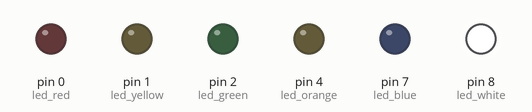
A sketch run on a simulated Arduino Uno, built with avr-gcc and run on an emulated ATmega328P. Shown: output pins drawn as LEDs (lit = HIGH).

Above: at 1.0 s.
At 3.0 s:
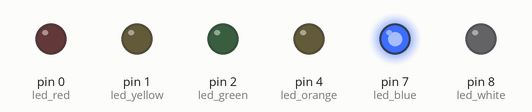
At 5.0 s:
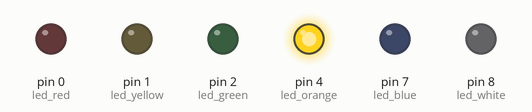
At 7.0 s:
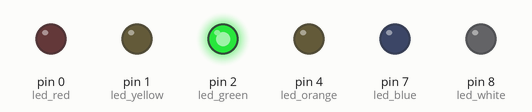
At 9.0 s:
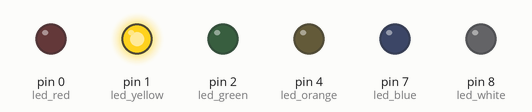
At 11.0 s:
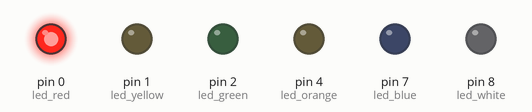
Timing chart, 0 to 15.6 s (numbered marks = the images above):
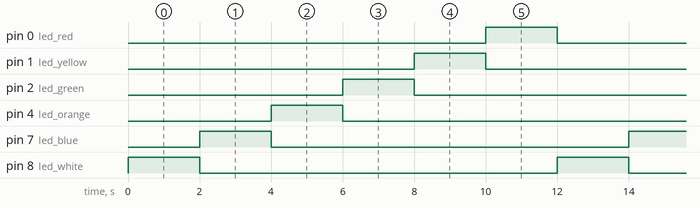

The sketch:

ledlight_blink.ino
```cpp
int led_red = 0; // the red LED is connected to Pin 0 of the Arduino
int led_yellow = 1; // the yellow LED is connected to Pin 1 of the Arduino
int led_green = 2; // the green LED is connected to Pin 2 of the Arduino
int led_orange = 4; // the orange LED is connected to Pin 2 of the Arduino
int led_blue = 7; // the blue  LED is connected to Pin 2 of the Arduino
int led_white = 8; // the white LED is connected to Pin 2 of the Arduino

void setup() {
  // set up all the LEDs as OUTPUT
  pinMode(led_red, OUTPUT);
  pinMode(led_yellow, OUTPUT);
  pinMode(led_green, OUTPUT);
  pinMode(led_orange,OUTPUT);
    pinMode(led_blue,OUTPUT);
    pinMode(led_white,OUTPUT);
}

void loop() {
  //turn on white LED on and the other LEDs off
   digitalWrite(led_red, LOW);
  digitalWrite(led_yellow, LOW);
  digitalWrite(led_green, LOW);
   digitalWrite(led_orange, LOW);
    digitalWrite(led_blue, LOW);
   digitalWrite(led_white,HIGH);
  delay(2000); //wait 2 seconds

  //turn on blue LED on and the other LEDs off
   digitalWrite(led_red, LOW);
  digitalWrite(led_yellow, LOW);
  digitalWrite(led_green, LOW);
   digitalWrite(led_orange, LOW);
    digitalWrite(led_blue, HIGH);
  digitalWrite(led_white,LOW);
  delay(2000);    // wait 2 seconds

  //turn the orange LED on and the other LEDs off
   digitalWrite(led_red, LOW);
  digitalWrite(led_yellow, LOW);
  digitalWrite(led_green, LOW);
   digitalWrite(led_orange, HIGH);
    digitalWrite(led_blue, LOW);
    digitalWrite(led_white,LOW);
  delay(2000);    // wait 2 seconds

  // turn the green LED on and the other LEDs off
  digitalWrite(led_red, LOW);
  digitalWrite(led_yellow, LOW);
  digitalWrite(led_green, HIGH);
    digitalWrite(led_orange,LOW);
    digitalWrite(led_blue, LOW);
    digitalWrite(led_white,LOW);
  delay(2000);    // wait 2 seconds

  // turn the yellow LED on and the other LEDs off
  digitalWrite(led_red, LOW);
  digitalWrite(led_yellow, HIGH);
  digitalWrite(led_green, LOW);
   digitalWrite(led_orange, LOW);
    digitalWrite(led_blue, LOW);
    digitalWrite(led_white,LOW);
  delay(2000);   // wait 2 seconds

  // turn the red LED on and the other LEDs off
  digitalWrite(led_red, HIGH);
  digitalWrite(led_yellow, LOW);
  digitalWrite(led_green, LOW);
    digitalWrite(led_orange, LOW);
    digitalWrite(led_blue, LOW);
    digitalWrite(led_white,LOW);
  delay(2000);  // wait 2 seconds
}
```

Measured:
- by itself, pin 0 (led_red), pin 1 (led_yellow), pin 2 (led_green), pin 4 (led_orange), pin 7 (led_blue), pin 8 (led_white): alternates HIGH for 2.0 s and LOW for 10.0 s
- by itself, everything shown: repeats every 12.0 s, in 6 steps
